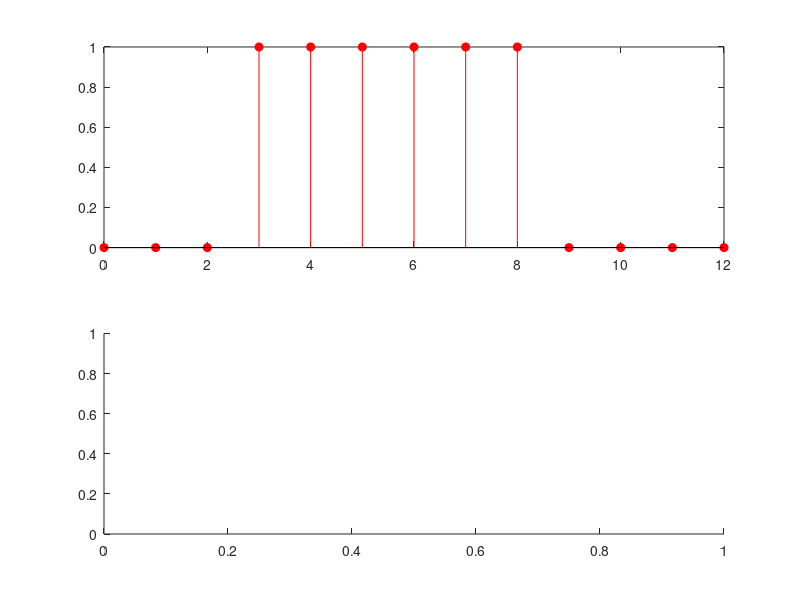

The MATLAB source for this figure: (Note: this script raises an error after producing the figure.)
n = 0:12;
x1 = [0,0,0,1,1,1,1,1,1,0,0,0,0];

ax1 = subplot(2,1,1);
stem(n,x1,'r','filled');
ax2 = subplot(2,1,2);
[x2, n] = sigshift(x1,n,3);
stem(n,x2,'g','filled');

linkaxes([ax1,ax2],'x');
linkaxes([ax1,ax2],'y');

function [y,n] = sigshift(x,m,k)
    % implements y(n) = x(n-k)
    % -------------------------
    % [y,n] = sigshift(x,m,k)
    %
    n = m+k; y = x
    end